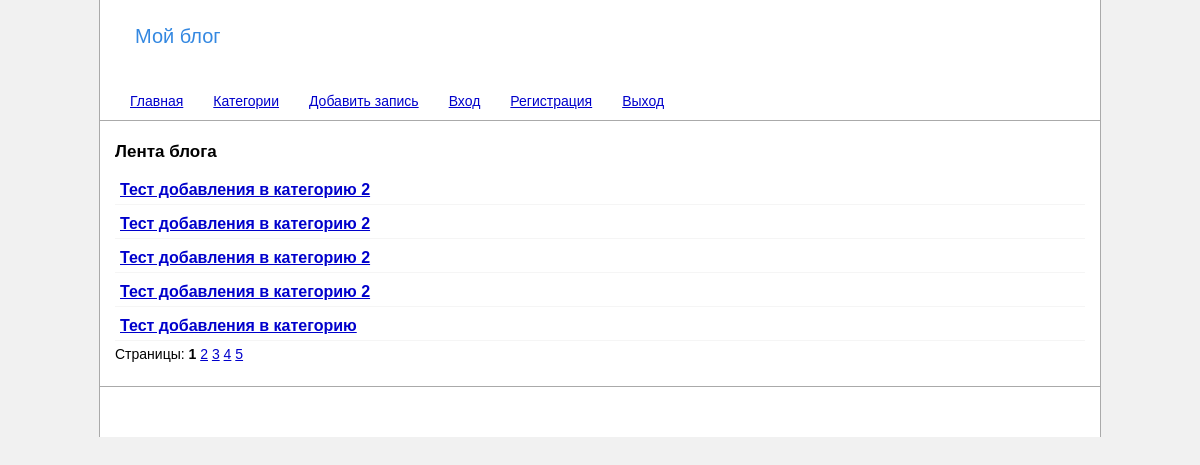
Before: / with the older database file.
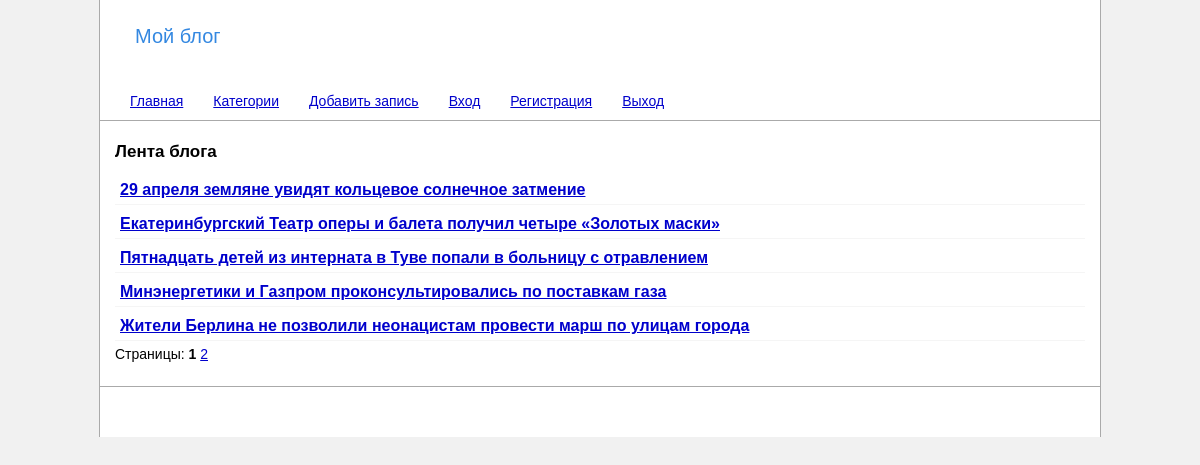
After: the same page with the newer database file.
### tables this page shows
CREATE TABLE IF NOT EXISTS `posts` (
  `id` int(11) NOT NULL AUTO_INCREMENT,
  `name` varchar(255) NOT NULL,
  `content` text NOT NULL,
  `category_id` int(11) NOT NULL,
  `cleanurl` varchar(255) NOT NULL,
  `author_login` varchar(255) NOT NULL,
  `time` datetime NOT NULL,
  PRIMARY KEY (`id`)
);

### web/application/core/view.php (called while the page is built)
<?php
class View
{
    function generate($content_view, $template_view, $data = null)
    {
		include 'application/views/'.$template_view;
    }
}

### web/application/controllers/controller_main.php (called while the page is built, shortened)
<?php
class Controller_Main extends Controller
{
	function __construct()
    {
        $this->model = new Model_Main();
        $this->view = new View();
    }
    function action_index()
    {
        $data = $this->model->get_data();
        $this->view->generate('main_view.php', 'template_view.php', $data);
    }
}

### web/application/bootstrap.php (called while the page is built, shortened)
<?php
require_once 'core/model.php';
require_once 'core/view.php';
require_once 'core/sql.php';
Route::start();

### web/index.php (called while the page is built, shortened)
<?php
require_once 'application/bootstrap.php';

### web/application/core/sql.php (called while the page is built, shortened)
<?php
class Base {
    private $base;
    function __construct()
    {
		$file = parse_ini_file("/application/conf.ini");
		$this->host = $file['host'];
		$this->baseName = $file['baseName'];
		$this->user = $file['user'];
		$this -> base = new PDO("mysql:host=".$this->host.";dbname=".$this->baseName, $this->user);
		$this -> base -> query("set names utf8");
    }
	function getPosts($start, $end)
	{
		$sql = 'SELECT * FROM posts ORDER BY id DESC LIMIT :start, :end';
		$sql = $this -> base -> prepare($sql);
		$sql -> bindParam (':start',$start,PDO::PARAM_INT);
		$sql -> bindParam (':end',$end,PDO::PARAM_INT);
		$sql -> execute();
		$posts = $sql -> fetchAll();
		return $posts;
	}
}

### web/application/models/model_main.php (called while the page is built, shortened)
<?php
class Model_Main extends Model
{
    public function get_data()
    {
		$url = $_SERVER['REQUEST_URI'];
		if ($url == '/' or $url == '/main')
		{
			$page = 1;
		}
		$n = $this -> base -> countPosts();
		$postsOnPage = $this->numPosts;
		$postStart = ($page - 1)*$postsOnPage;
		$numPages = ceil($n/$postsOnPage);
		$posts = $this -> base -> getPosts($postStart, $postsOnPage);
		$data['title'] = 'Главная страница';
		$data['posts'] = $posts;
		$data['page'] = $page;
		$data['maxpage'] = $numPages;
		return $data;
    }
}

### web/application/core/model.php (called while the page is built, shortened)
<?php
class Model
{
	function __construct()
	{
		$this -> base = new Base;
		$file = parse_ini_file("/application/conf.ini");
		$this->numPosts = (int)$file['numPosts'];
	}
}

### web/application/views/main_view.php (the view)
<h1>Лента блога</h1>
<p>
<?php
    foreach($data['posts'] as $row)
    {
		echo "<div class=\"posts\"><a href=\"/post/".$row['cleanurl']."\">".$row['name']."</a></div>";
    }
    echo "Страницы: ";
	for ($i = 1; $i <= $data['maxpage']; $i++)
	{
		if ($data['page'] == $i)
			echo "<b>".$i."</b> ";
		else
			echo "<a href=\"/main/".$i."\">".$i."</a> ";
	}
?>
</p>

Changed rows visible on the page:
removed posts: name "Тест добавления в категорию 2"
removed posts: name "Тест добавления в категорию 2"
removed posts: name "Тест добавления в категорию 2"
removed posts: name "Тест добавления в категорию 2"
removed posts: name "Тест добавления в категорию"
added posts: name "29 апреля земляне увидят кольцевое солнечное затмение"
now on this page (row edited): posts: name "Екатеринбургский Театр оперы и балета получил четыре «Золотых маски»"
added posts: name "Пятнадцать детей из интерната в Туве попали в больницу с отравлением"
now on this page (row edited): posts: name "Минэнергетики и Газпром проконсультировались по поставкам газа"
added posts: name "Жители Берлина не позволили неонацистам провести марш по улицам города"
Other visible differences:
list line gone: "3"
list line gone: "4"
list line gone: "5"
